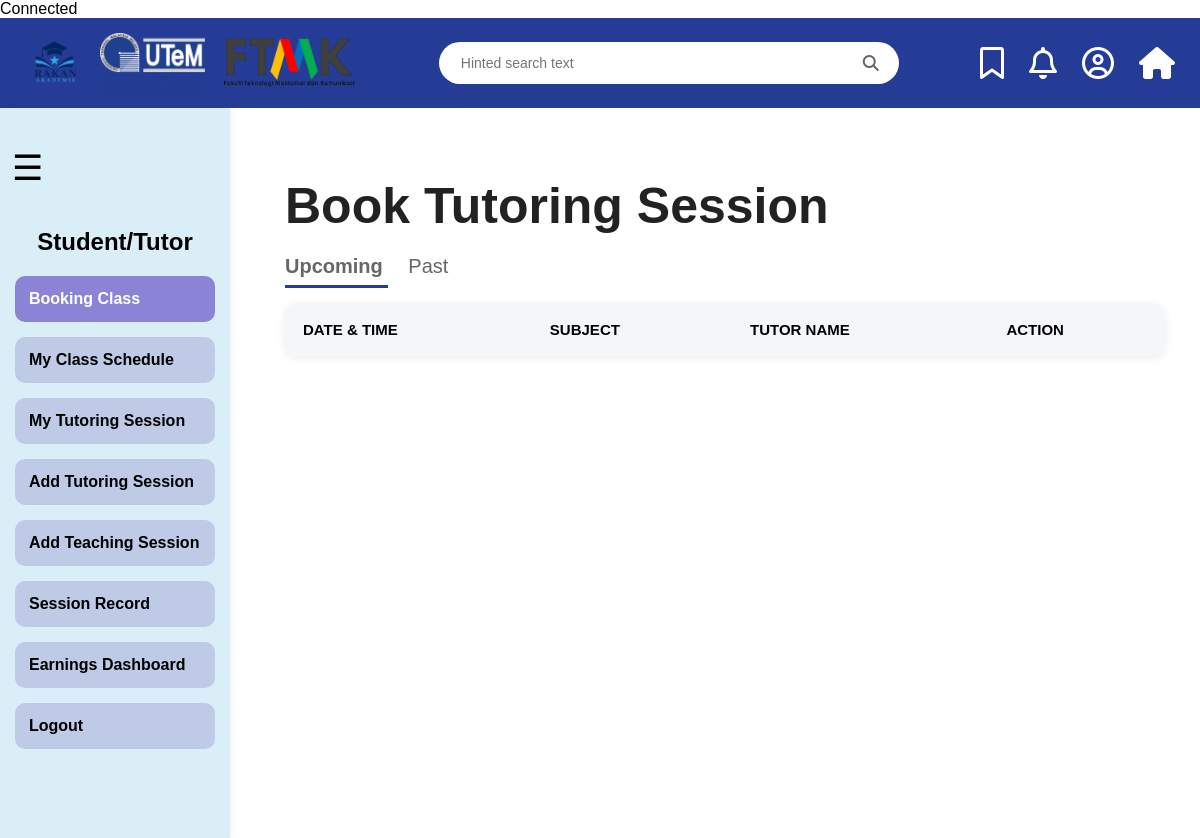
/booking.php, run on an earlier commit of the app's database.
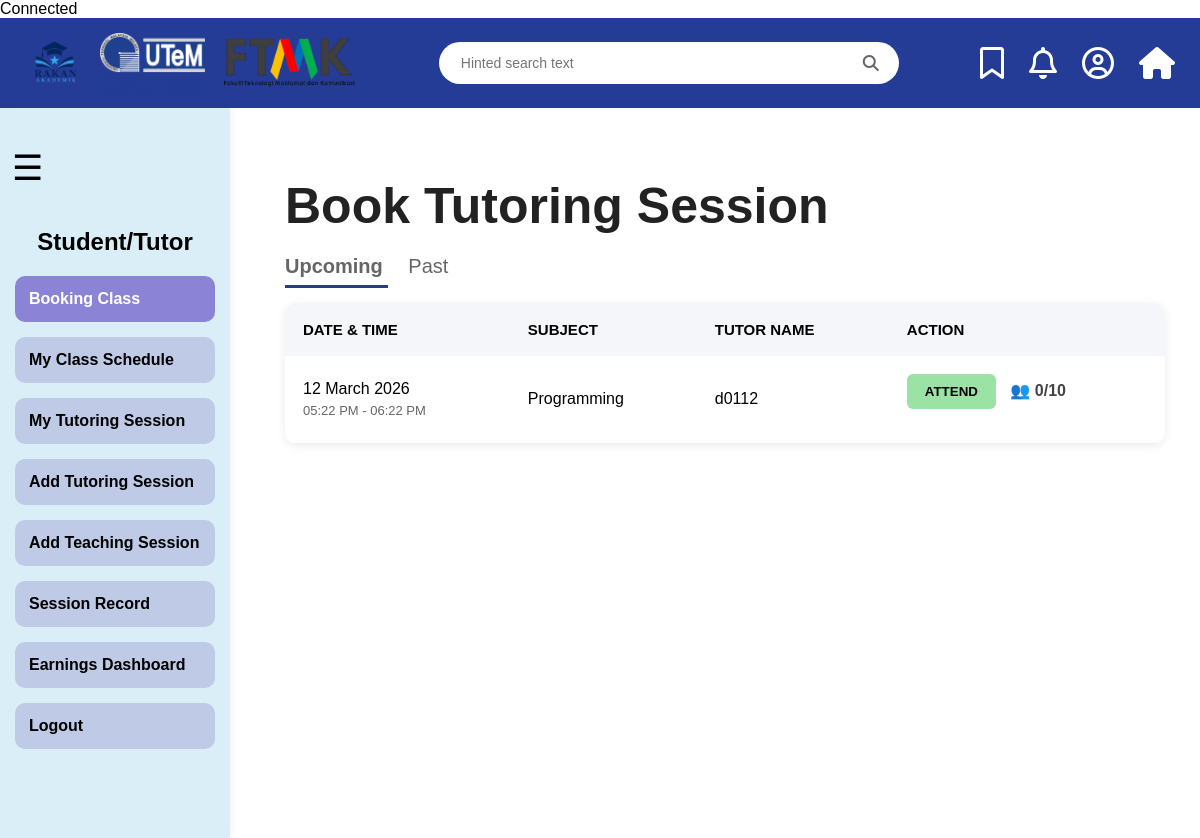
And on a later commit of the database.
### booking.php (the view, shortened to what this page needs)
<?php
include("db_connect.php");
$matricNoStudent = $_SESSION['matric'];
$sql = "SELECT *
        FROM `teaching record`
        WHERE teachingStatus='Available'";
$result = mysqli_query($conn,$sql);
?>
<!DOCTYPE html>
<html lang="en">
<head>
<link rel="stylesheet"
href="https://cdnjs.cloudflare.com/ajax/libs/font-awesome/6.5.1/css/all.min.css">
<link rel="stylesheet" href="style.css">
</head>
<body>
<div class="header">
    <div class="header-left">
        <img src="images/logoRakan.png"
             alt="Rakan Akademik"
             class="header-logo">
        <img src="images/logoUtem.png"
             alt="UTeM"
             class="header-logo">
        <img src="images/logoFtmk.png"
             alt="FTMK"
             class="header-logo">
    </div>
    <div class="search-box">
        <input type="text" placeholder="Hinted search text">
        <i class="fas fa-search"></i>
    </div>
    <div class="header-icons">
        <i class="far fa-bookmark"></i>
        <i class="far fa-bell"></i>
        <i class="far fa-user-circle"></i>
        <i class="fas fa-home" onclick="location.href='dashboard.php'" title="Dashboard"></i>
    </div>
</div>
<div id="sidebar" class="sidebar">
    <div class="menu-btn" onclick="toggleSidebar()">
        ☰
    </div>
    <h2>Student/Tutor</h2>
    <nav>
        <ul>
            <li><a href="booking.php" class="active-menu">Booking Class</a></li>
            <li><a href="myclassschedule.php">My Class Schedule</a></li>
            <li><a href="mytutoringsession.php">My Tutoring Session</a></li>
            <li><a href="addtutoringsession.php">Add Tutoring Session</a></li>
            <li><a href="teachingsessionrecord.php">Add Teaching Session</a></li>
            <li><a href="sessionrecord.php">Session Record</a></li>
            <li><a href="earningsdashboard.php">Earnings Dashboard</a></li>
            <li><a href="#">Logout</a></li>
        </ul>
    </nav>
</div>
<div class="content">
    <h1>Book Tutoring Session</h1>
    <div class="tab">
        <span id="upcomingTab"
              class="active-tab"
              onclick="showUpcoming()">
            Upcoming
        </span>
        <span id="pastTab"
              onclick="showPast()">
            Past
        </span>
    </div>
    <div id="upcomingTable">
        <table>
            <tr>
                <th>DATE & TIME</th>
                <th>SUBJECT</th>
                <th>TUTOR NAME</th>
                <th>ACTION</th>
            </tr>
            <?php
            while($row = mysqli_fetch_assoc($result))
{
    $recordID = $row['recordID'];
    $checkBooking = mysqli_query(
        $conn,
        "SELECT *
         FROM booking
         WHERE recordID='$recordID'
         AND matricNoStudent='$matricNoStudent'"
    );
    $alreadyBooked = mysqli_num_rows($checkBooking);
            ?>
            <tr>
                <td>
                    <?php
                    echo date(
                        "d F Y",
                        strtotime($row['sessionDate'])
                    );
                    ?>
                    <br>
                    <small>
                        <?php
                        echo date(
                            "h:i A",
                            strtotime($row['startTime'])
                        );
                        ?>
                        -
                        <?php
                        echo date(
                            "h:i A",
                            strtotime($row['endTime'])
                        );
                        ?>
                    </small>
                </td>
                <td>
                    <?php echo $row['subject']; ?>
                </td>
                <td>
                    <?php echo $row['matricNoTutor']; ?>
                </td>
                <td>
                    <form method="POST">
                        <?php
if($alreadyBooked > 0)
{
?>
    <button
    type="button"
    class="attended"
    disabled>
        ATTENDED
    </button>
<?php
}
else
{
?>
    <button
    type="submit"
    name="bookSession"
    class="available">
        ATTEND
    </button>
<?php
}
?>
                        <?php
$recordID = $row['recordID'];
$countSql = "SELECT COUNT(*) AS total
             FROM booking
             WHERE recordID='$recordID'";
$countResult = mysqli_query($conn,$countSql);
$countRow = mysqli_fetch_assoc($countResult);
$totalStudent = $countRow['total'];
?>
<span class="student-count">
    👥 <?php echo $totalStudent; ?>/10
</span>
                    </form>
                </td>
            </tr>
            <?php
            }
            ?>
        </table>
    </div>
</div>
</body>
</html>

### style.css (style rules this page uses)
body { margin:0; font-family:Arial, sans-serif; }
.header { height:90px; background:#243c96; display:flex; justify-content:space-between; align-items:center; padding:0 25px; }
.header-left { display:flex; align-items:center; gap:15px; }
.header-logo { height:60px; width:auto; }
.search-box { width:420px; background:white; border-radius:30px; padding:12px 20px; display:flex; align-items:center; }
.search-box input { border:none; outline:none; flex:1; font-size:14px; }
.search-box i { color:#666; }
.header-icons { display:flex; align-items:center; gap:25px; color:white; font-size:32px; }
.header-icons i { cursor:pointer; }
.menu-btn { font-size:35px; cursor:pointer; padding:20px 12px; transition:0.3s; }
.sidebar { width:230px; background:#d9eef7; height:calc(100vh - 90px); padding-top:20px; box-shadow:2px 0 8px rgba(0,0,0,0.05); transition:0.3s; overflow:hidden; position:absolute; left:0; }
.sidebar h2 { text-align:center; }
.sidebar ul { list-style:none; padding:0; }
.sidebar li { margin:15px; }
.sidebar a { display:block; padding:14px; background:#bfcbe6; text-decoration:none; color:black; border-radius:10px; font-weight:600; transition:0.3s; }
.active-menu { background:#8b84d6 !important; color:white !important; }
.content { margin-left:250px; padding:35px; transition:0.3s; }
.content h1 { font-size:50px; margin-bottom:20px; color:#222; }
.tab { margin-bottom:25px; }
.tab span { cursor:pointer; margin-right:25px; font-size:20px; color:#666; }
.active-tab { color:#243c96; border-bottom:3px solid #243c96; font-weight:bold; padding-bottom:8px; }
table { width:100%; border-collapse:collapse; background:white; border-radius:12px; overflow:hidden; box-shadow:0 2px 10px rgba(0,0,0,0.08); }
th { background:#f4f6fa; padding:18px; text-align:left; font-size:15px; }
td { padding:18px; border-bottom:1px solid #eee; }
.available { background:#9be3a5; border:none; padding:10px 18px; border-radius:6px; font-weight:bold; cursor:pointer; }
.student-count { margin-left:10px; font-weight:bold; color:#444; }
.tab span { cursor:pointer; margin-right:20px; font-size:20px; }
small { color:#666; font-size:13px; display:block; margin-top:5px; }

What changed in the data, as far as the page shows it:
added teaching record: sessionDate "12 March 2026", startTime "05:22 PM", endTime "06:22 PM", subject "Programming", matricNoTutor "d0112", totalStudent "0"
